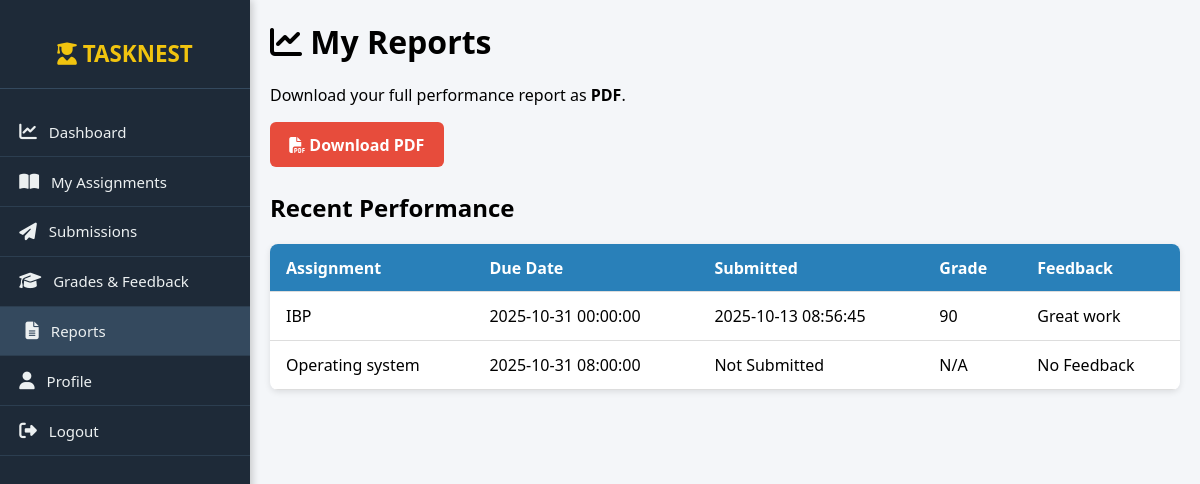
The page /student/student_reports.php (signed in) on the database its author committed.
### tables this page shows
CREATE TABLE `submissions` (
  `id` int(11) NOT NULL,
  `assignment_id` int(11) NOT NULL,
  `student_id` int(11) NOT NULL,
  `file` varchar(255) NOT NULL,
  `submitted_at` timestamp NOT NULL DEFAULT current_timestamp(),
  `score` int(11) DEFAULT NULL,
  `feedback` text DEFAULT NULL,
  `status` enum('submitted','graded','late') DEFAULT 'submitted'
);

CREATE TABLE `assignments` (
  `id` int(11) NOT NULL,
  `teacher_id` int(11) NOT NULL,
  `title` varchar(255) NOT NULL,
  `description` text DEFAULT NULL,
  `file` varchar(255) DEFAULT NULL,
  `created_at` timestamp NOT NULL DEFAULT current_timestamp(),
  `due_date` datetime NOT NULL,
  `status` varchar(20) DEFAULT 'open',
  `max_score` int(11) DEFAULT 100,
  `allow_late_submission` tinyint(1) DEFAULT 1,
  `reopened_at` datetime DEFAULT NULL,
  `reopened_by` int(11) DEFAULT NULL,
  `reopen_reason` text DEFAULT NULL
);

### student/student_reports.php (the view, shortened to what this page needs)
<?php
require_once __DIR__ . '/../src/db.php';
$user = current_user();
$studentId = $user['id'];
$stmt = $pdo->prepare("
    SELECT a.title, a.due_date, s.submitted_at, s.score, s.feedback
    FROM assignments a
    LEFT JOIN submissions s ON s.assignment_id = a.id AND s.student_id = ?
    ORDER BY a.due_date ASC
");
$stmt->execute([$studentId]);
$rows = $stmt->fetchAll();
?>
<!DOCTYPE html>
<html lang="en">
<head>
  <link rel="stylesheet" href="https://cdnjs.cloudflare.com/ajax/libs/font-awesome/6.5.0/css/all.min.css">
</head>
<body>
  <div class="sidebar">
    <h2><i class="fa-solid fa-user-graduate"></i> TASKNEST</h2>
    <ul>
      <li><a href="student_dashboard.php"><i class="fa fa-chart-line"></i> Dashboard</a></li>
      <li><a href="student_assignments.php"><i class="fa fa-book-open"></i> My Assignments</a></li>
      <li><a href="student_submissions.php"><i class="fa fa-paper-plane"></i> Submissions</a></li>
      <li><a href="student_grades.php"><i class="fa fa-graduation-cap"></i> Grades & Feedback</a></li>
      <li><a href="student_reports.php" class="active"><i class="fa fa-file-alt"></i> Reports</a></li>
      <li><a href="student_profile.php"><i class="fa fa-user"></i> Profile</a></li>
      <li><a href="../logout.php"><i class="fa fa-sign-out-alt"></i> Logout</a></li>
    </ul>
  </div>
  <div class="main">
    <h1><i class="fa-solid fa-chart-line"></i> My Reports</h1>
    <p>Download your full performance report as <b>PDF</b>.</p>
    <div class="report-actions">
      <a href="?download=pdf" class="btn btn-danger"><i class="fa-solid fa-file-pdf"></i> Download PDF</a>
    </div>
    <h2>Recent Performance</h2>
    <table class="table">
      <thead>
        <tr>
          <th>Assignment</th>
          <th>Due Date</th>
          <th>Submitted</th>
          <th>Grade</th>
          <th>Feedback</th>
        </tr>
      </thead>
      <tbody>
        <?php foreach ($rows as $r): ?>
          <tr>
            <td><?= htmlspecialchars($r['title']); ?></td>
            <td><?= htmlspecialchars($r['due_date']); ?></td>
            <td><?= htmlspecialchars($r['submitted_at'] ?? 'Not Submitted'); ?></td>
            <td><?= htmlspecialchars($r['score'] ?? 'N/A'); ?></td>
            <td><?= htmlspecialchars($r['feedback'] ?? 'No Feedback'); ?></td>
          </tr>
        <?php endforeach; ?>
      </tbody>
    </table>
  </div>
</body>
</html>

### student/student_reports.php (style rules this page uses)
body { margin: 0; font-family: "Segoe UI", Tahoma, sans-serif; background: #f4f6f9; display: flex; }
.sidebar { width: 250px; background: #1e2a38; color: #fff; height: 100vh; position: fixed; top: 0; left: 0; overflow-y: auto; box-shadow: 2px 0 8px rgba(0, 0, 0, 0.2); }
.sidebar h2 { text-align: center; padding: 1.2rem; font-size: 1.4rem; color: #f1c40f; border-bottom: 1px solid #34495e; }
.sidebar ul { list-style: none; padding: 0; margin: 0; }
.sidebar ul li { border-bottom: 1px solid #2c3e50; }
.sidebar ul li a { display: flex; align-items: center; padding: 0.9rem 1.2rem; color: #ecf0f1; text-decoration: none; font-size: 15px; transition: all 0.3s; }
.sidebar ul li a:hover, .sidebar ul li a.active { background: #34495e; padding-left: 1.6rem; }
.sidebar ul li a i { margin-right: 12px; font-size: 1.1rem; }
.main { margin-left: 250px; padding: 20px; flex: 1; }
.main h1 { margin-top: 0; }
.report-actions { margin-bottom: 1.5rem; }
.report-actions .btn { display: inline-block; padding: 0.7rem 1.2rem; margin-right: 10px; border-radius: 6px; text-decoration: none; font-weight: bold; transition: 0.3s; }
.report-actions .btn-danger { background: #e74c3c; color: #fff; }
.table { width: 100%; border-collapse: collapse; background: #fff; box-shadow: 0 2px 6px rgba(0, 0, 0, 0.1); border-radius: 8px; overflow: hidden; }
.table th, .table td { padding: 0.8rem 1rem; text-align: left; border-bottom: 1px solid #ddd; }
.table th { background: #2980b9; color: #fff; font-weight: bold; }

### rows shown on the page
submissions: assignment.title "IBP", assignment.due_date "2025-10-31 00:00:00", submitted_at "2025-10-13 08:56:45", score "90", feedback "Great work"
assignments: title "Operating system", due_date "2025-10-31 08:00:00", submitted_at "Not Submitted", score "N/A", feedback "No Feedback"
